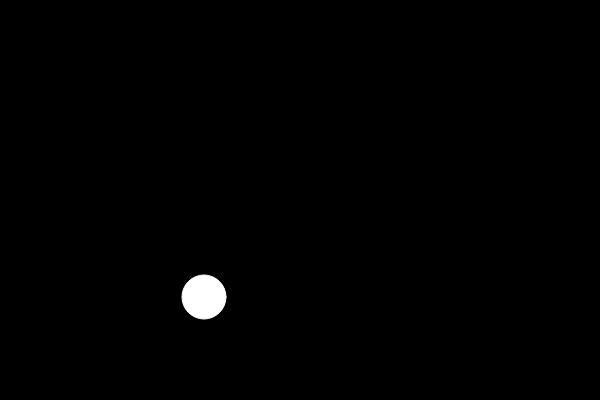
Frame 1 (no input)
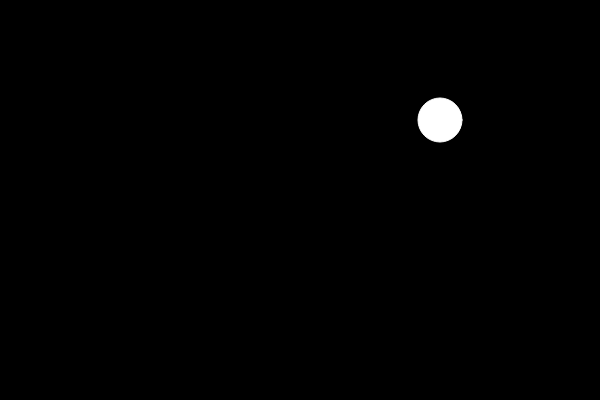
Frame 60 (no input)
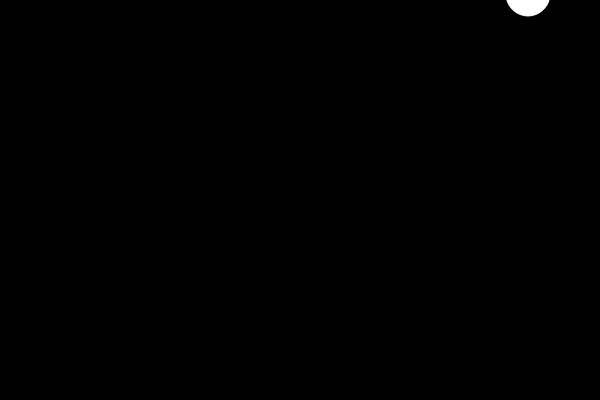
Frame 120 (the mouse pressed at the canvas centre since frame 60)

The p5.js sketch that drew these frames (run headless with seeded random() and noise() and a simulated clock; from frame 60 on, the mouse is pressed at the canvas centre):

// p5.js sketch
// ── sketch.js
function setup() {
  createCanvas(600, 400);
  b1 = new Ball(height/2, width/2);
}
function draw() {
  background(0);
  b1.update();
  b1.bounce();
  b1.display();
}
function Ball(x, y) {
  this.x = x;
  this.y = y;
  this.r = 22;
  this.xspeed = 4;
  this.yspeed = -3;
  this.display = function() {
    stroke(255);
    fill(255);
    ellipse(this.x, this.y, this.r * 2, this.r * 2);
  }
  this.update = function() {
    this.x = this.x + this.xspeed;
    this.y = this.y + this.yspeed;
  }
  this.bounce = function() {
    if (this.x > width || this.x <0) {
      this.xspeed = this.xspeed * -1;
    } else if (this.y > height || this.y <0) {
      this.yspeed = this.yspeed * -1;
    }
  }
}
